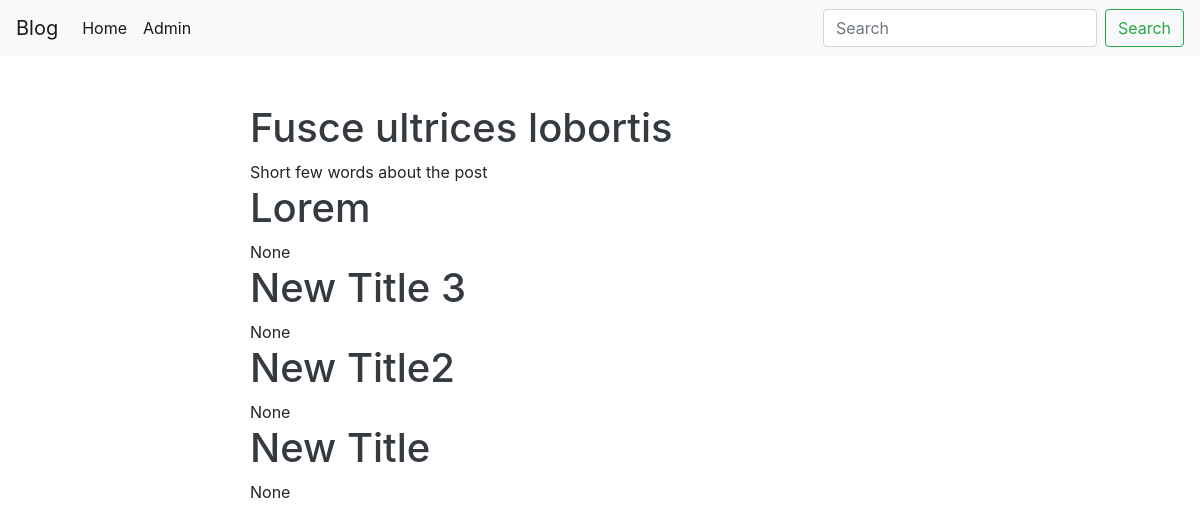
/blog/, run on an earlier commit of the app's database.
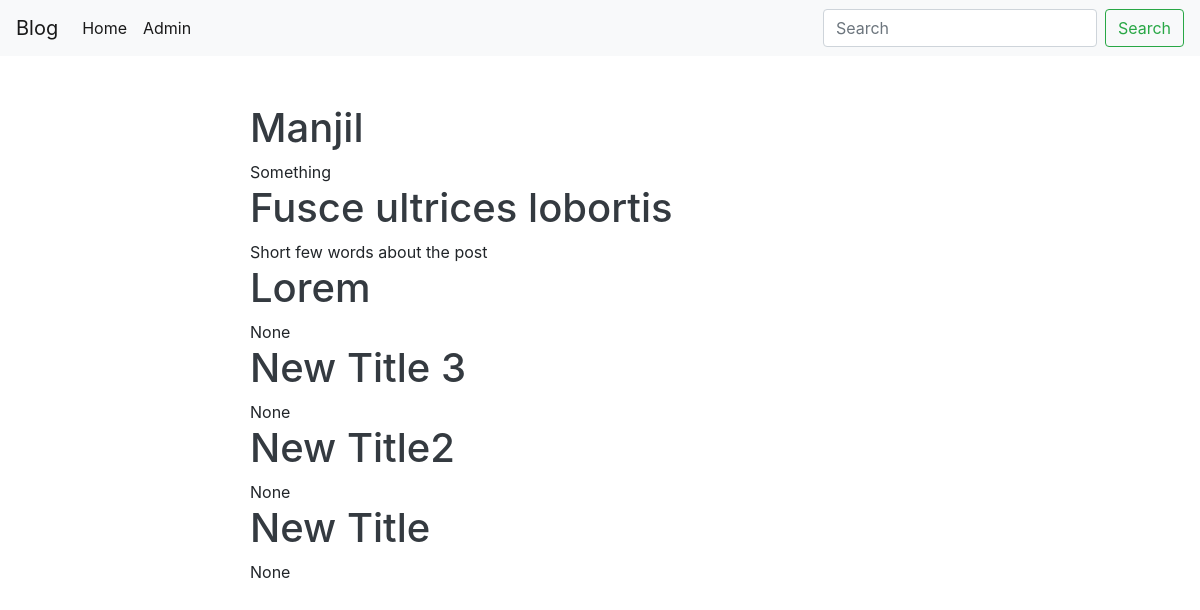
And on a later commit of the database.
### blog/models.py (models this page shows, shortened)
class Post(models.Model):
    class NewManager(models.Manager):
        def get_queryset(self):
            return super().get_queryset().filter(status='published')
    options = (
    ('draft', 'Draft'),
    ('published', 'Published'),
    )
    title = models.CharField(max_length=250)
    excerpt = models.TextField(null=True)
    slug = models.SlugField(max_length=250, unique_for_date='publish')
    publish = models.DateTimeField(default=timezone.now)
    author = models.ForeignKey(User, on_delete=models.CASCADE, related_name='blog_posts')
    content = models.TextField()
    status = models.CharField(max_length=10, choices=options, default='draft')
    objects = models.Manager()
    newmanager = NewManager()
    def get_absolute_url(self):
        return reverse("blog:post_single", args=[self.slug])
    class Meta:
        ordering = ('-publish', )

### blog/views.py (the view)
# urls.py: path('', views.home, name='homepage'),
def home(request):
    all_posts = Post.newmanager.all()
    return render(request, 'index.html', {'posts' : all_posts})

### blog/templates/index.html (shortened to what this page needs)
      {% extends "base.html" %}
  {%block content%}
  <div class = 'container'>
      <div class = 'row justify-content-md-center'>
        <div class = 'col-md-8 pt-5'>
      {% for post in posts%}
      <div class = 'col-12'><h1>
        <a href = "{{post.get_absolute_url}}" class = 'text-dark', >{{post.title}}</a>
      </h1></div>
       <div class = 'col-12'>{{post.excerpt}}</div>
      {% endfor %}
      </div>
      </div>
    </div>
  {%endblock%}

### blog/templates/base.html (shortened to what this page needs)
<!doctype html>
<html lang="en">
  <head>
    <link rel="stylesheet" href="https://cdn.jsdelivr.net/npm/bootstrap@4.0.0/dist/css/bootstrap.min.css">
  </head>
  <body>
    <nav class="navbar navbar-expand-lg navbar-light bg-light">
        <a class="navbar-brand" href="#">Blog</a>
        <div class="collapse navbar-collapse" id="navbarSupportedContent">
          <ul class="navbar-nav mr-auto">
            <li class="nav-item active">
              <a class="nav-link" href="http://127.0.0.1:8000/blog">Home<span class="sr-only">(current)</span></a>
            </li>
            <li class="nav-item active">
              <a class="nav-link" href="http://127.0.0.1:8000/admin">Admin<span class="sr-only">(current)</span></a>
            </li>
          </ul>
          <form class="form-inline my-2 my-lg-0">
            <input class="form-control mr-sm-2" type="search" placeholder="Search" aria-label="Search">
            <button class="btn btn-outline-success my-2 my-sm-0" type="submit">Search</button>
          </form>
        </div>
      </nav>
    {%block content%}
    {%endblock%}
  </body>
</html>

What changed in the data, as far as the page shows it:
added Post: title "Manjil", excerpt "Something"
